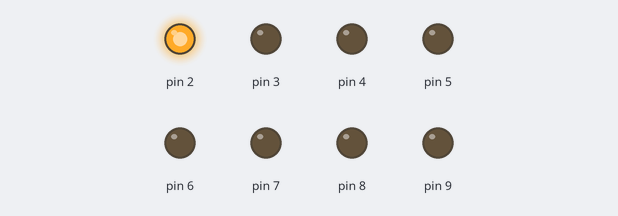
A sketch run on a simulated Arduino Uno, built with avr-gcc and run on an emulated ATmega328P. Parts: output pins drawn as LEDs (lit = HIGH).

Above: at 0.02 s.
At 0.37 s:
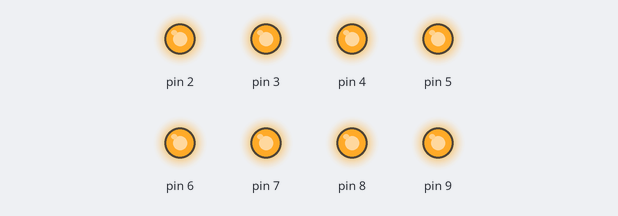
At 0.77 s:
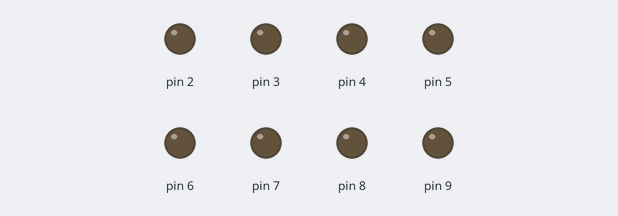
At 1.47 s:
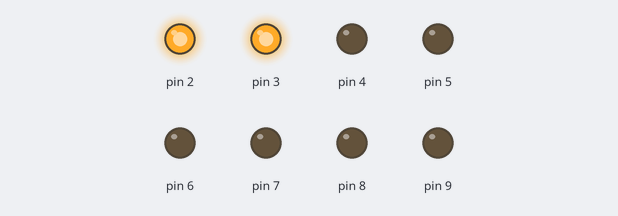
At 2.17 s:
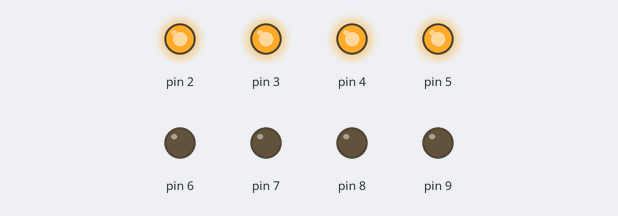
At 2.92 s:
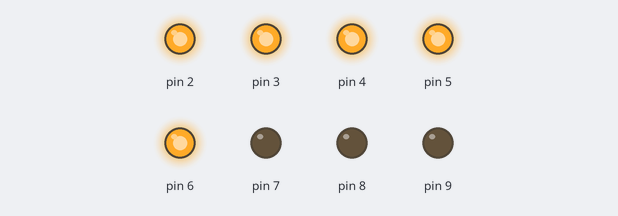
Timing chart, 0 to 3.2 s (numbered marks = the images above):
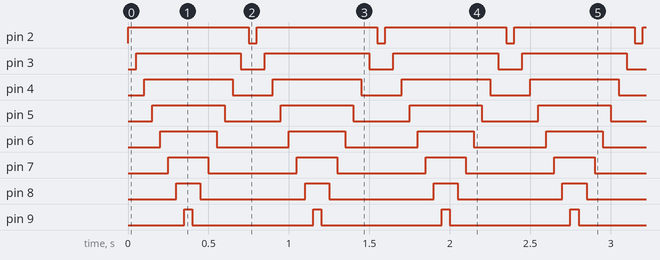

Measured:
- by itself, pin 2: alternates HIGH for 0.75 s and LOW for 0.05 s
- by itself, pin 3: alternates HIGH for 0.65 s and LOW for 0.15 s
- by itself, pin 4: alternates HIGH for 0.55 s and LOW for 0.25 s
- by itself, pin 5: alternates HIGH for 0.45 s and LOW for 0.35 s
- by itself, pin 6: alternates HIGH for 0.35 s and LOW for 0.45 s
- by itself, pin 7: alternates HIGH for 0.25 s and LOW for 0.55 s
- by itself, pin 8: alternates HIGH for 0.15 s and LOW for 0.65 s
- by itself, pin 9: alternates HIGH for 0.05 s and LOW for 0.75 s

The sketch:

segment_display.ino
```cpp
void setup() {
  // put your setup code here, to run once:
  pinMode(2,OUTPUT);
  pinMode(3,OUTPUT);
  pinMode(4,OUTPUT);
  pinMode(5,OUTPUT);
  pinMode(6,OUTPUT);
  pinMode(7,OUTPUT);
  pinMode(8,OUTPUT);
  pinMode(9,OUTPUT);
}

void loop() {
  // put your main code here, to run repeatedly:
  int i;
  for(i=2;i<=9;i++)
  {
    digitalWrite(i,1);
    delay(50);
  }
  for(i=9;i>=2;i--)
  {
    digitalWrite(i,0);
    delay(50);
  }
}
```
